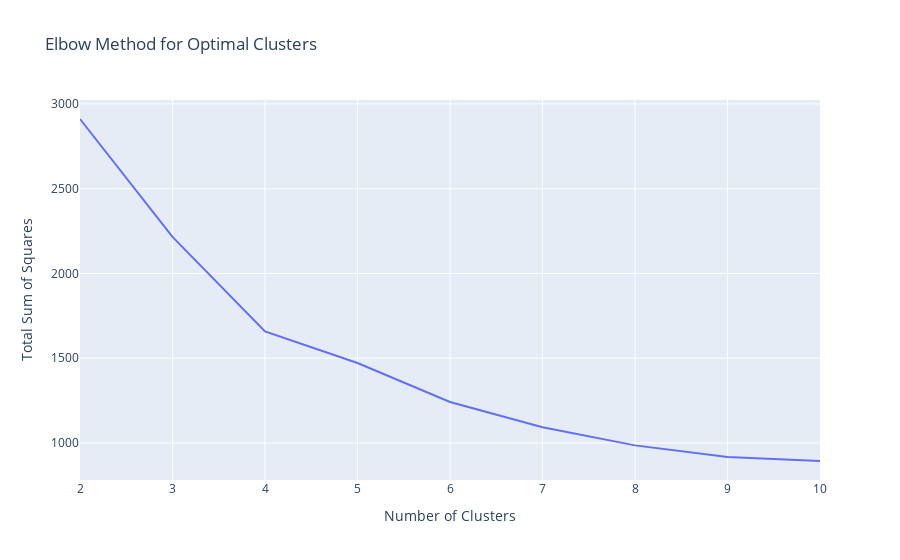

Here is the notebook cell this chart was saved with:
### Code cell
#Visualize the results of the elbow method

# Elbow Method for Center, Point Forward, and Shooting Forward
css = []
for i in range(2, 11):
    kmeans = KMeans(n_clusters=i, random_state=1)
    kmeans.fit(clust_data1)
    css.append(kmeans.inertia_)
               
elbow_data = pd.DataFrame({'Clusters': range(2, 11), 'CSS': css})
fig = px.line(elbow_data, x='Clusters', y='CSS', title='Elbow Method for Optimal Clusters',
                 labels={'Clusters': 'Number of Clusters', 'CSS': 'Total Sum of Squares'})
fig.show()

### Figure 1 — Plotly figure (JSON) as saved in the notebook; plotly's stock layout.template omitted (floating-point values rounded to 4 significant figures)
{"data": [{"hovertemplate": "Number of Clusters=%{x}<br>Total Sum of Squares=%{y}<extra></extra>", "legendgroup": "", "line": {"color": "#636efa", "dash": "solid"}, "marker": {"symbol": "circle"}, "mode": "lines", "name": "", "orientation": "v", "showlegend": false, "type": "scatter", "x": [2, 3, 4, 5, 6, 7, 8, 9, 10], "xaxis": "x", "y": [2911.0, 2216.0, 1658.0, 1471.0, 1242.0, 1092.0, 985.6, 916.4, 893.5], "yaxis": "y"}], "layout": {"legend": {"tracegroupgap": 0}, "title": {"text": "Elbow Method for Optimal Clusters"}, "xaxis": {"anchor": "y", "domain": [0, 1], "title": {"text": "Number of Clusters"}}, "yaxis": {"anchor": "x", "domain": [0, 1], "title": {"text": "Total Sum of Squares"}}}}
